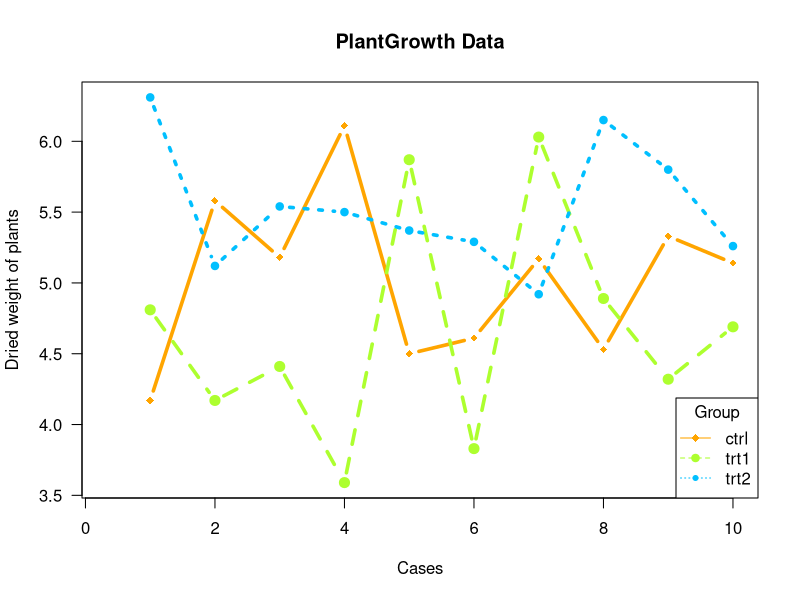

Write R code to recreate this figure.
#line graph
par(mfrow = c(1,1))
gp_levels <- levels(PlantGrowth$group)
group_len=length(gp_levels)

xrange <- range(1:nrow(PlantGrowth)/group_len) 
yrange <- range(PlantGrowth$weight)

df_tilte <-"PlantGrowth Data"

plot(xrange, yrange, type="n", xlab="Cases", ylab="Dried weight of plants", las=1, main = df_tilte ) 

colors <- c("orange", "greenyellow","deepskyblue") 
linetype <- c(1:group_len) 
plotchar <- seq(18,18+group_len,1)

for (i in 1:group_len) { 
  pg <- subset(PlantGrowth,group==gp_levels[i] ) 
  lines(pg$weight, type="b", lwd=3.5,
        lty=linetype[i], col=colors[i], pch=plotchar[i]) 
} 
legend("bottomright", "(x,y)", gp_levels[(1:group_len)], cex=1, col=colors,
       pch=plotchar, lty=linetype, title="Group")